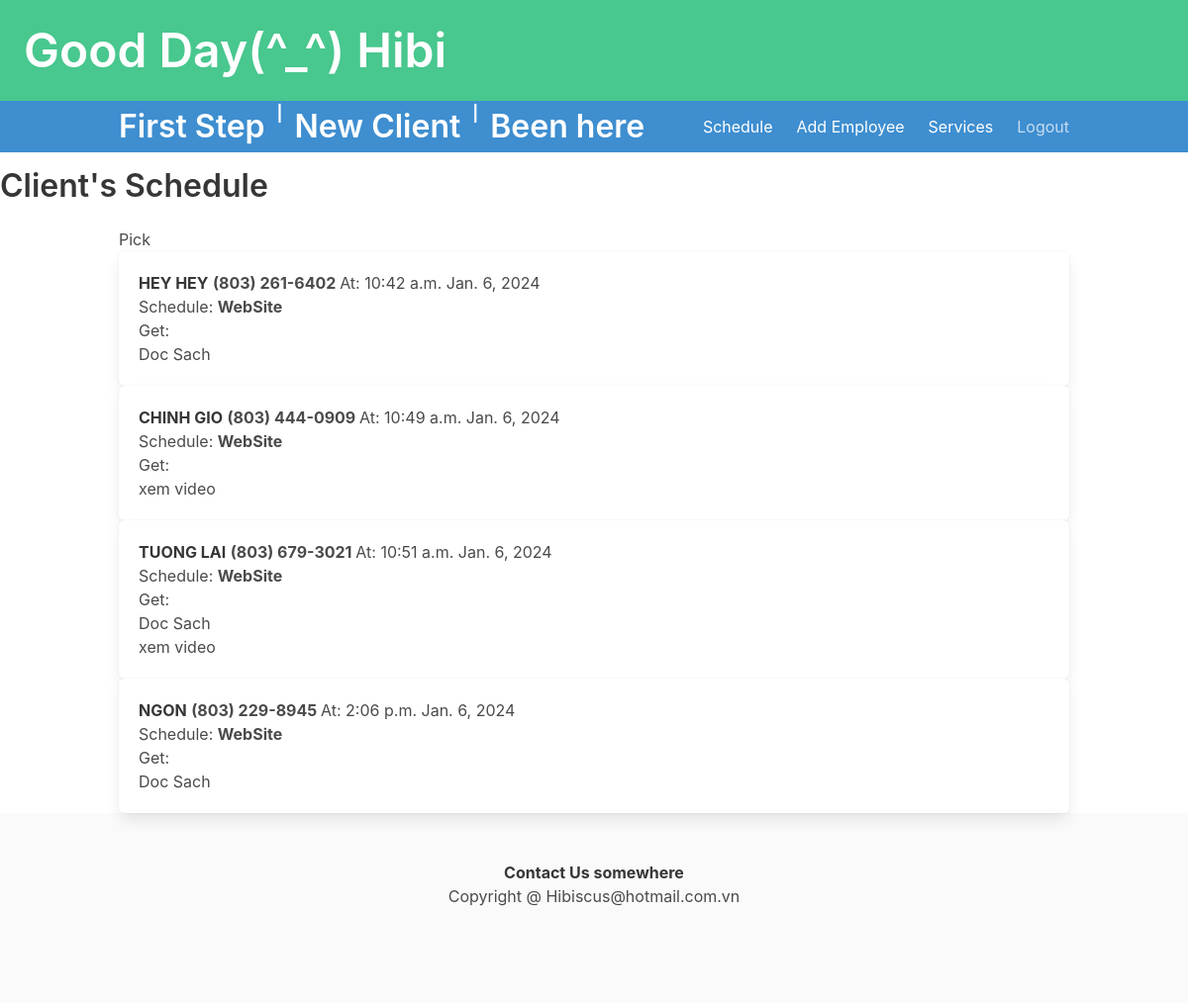
The page /dathen/all/ (signed in) on the database its author committed.
### ledger/models.py (models this page shows, shortened)
class Khach(models.Model):
    class Status(models.TextChoices):
        online = "WebSite"
        cancel = "Cancel"
    full_name = models.CharField(max_length=25)
    phone = PhoneNumberField()
    email = models.EmailField(max_length=40, null=True, blank=True)
    technician = models.ForeignKey(Technician, on_delete=models.DO_NOTHING, null=True, blank=True, related_name='khachs')
    diem = models.PositiveIntegerField(default=0)
    ngaydau = models.DateTimeField(editable=False,auto_now_add=True)
    desc = models.TextField(max_length=250,blank=True, null=True)
    services = models.ManyToManyField("Service", blank=True, related_name="khachs")
    status = models.CharField(choices=Status.choices, max_length=12, default=Status.online)
    day_comes = models.DateField()
    time_at = models.TimeField()
    class Meta:
        unique_together = ('full_name','phone',)
        ordering = ['full_name','-day_comes']

class Service(models.Model):
    dichVu = models.CharField(max_length=30)
    gia = models.FloatField()
    thoiGian = models.DurationField()
    owner = models.ForeignKey(settings.AUTH_USER_MODEL, on_delete=models.CASCADE)
    def __str__(self) -> str:
        return self.dichVu

### datHen/views.py (the view)
# urls.py: path('all/', DatHenView.as_view(), name='listHen' ),
class DatHenView(View):
    template_name = 'datHen/dathenview.html'
    def get(self, request):
        hnay = Khach.objects.filter(day_comes=datetime.today()).order_by("time_at")
        allKhachHen = {'khachHen': hnay }
        return render(request, self.template_name, allKhachHen)

### datHen/templates/datHen/dathenview.html (shortened to what this page needs)
{% extends 'base.html' %}
{% load crispy_forms_tags %}
{% block nutChinh %}
<a class="navbar-item" href="{% url 'datHen:first_step' %}"><h1 class='title'>First Step</h1></a>
<strong>|</strong>
<a class="navbar-item" href="{% url 'datHen:schedule' %}"><h1 class='title'>New Client</h1></a>
<strong>|</strong>
<a class="navbar-item" href="{% url 'datHen:find_client' %}"><h1 class='title'>Been here</h1></a>
{% endblock nutChinh %}
{% block headding %}
    <h1 class='title'>Client's Schedule</h1>
{% endblock headding %}
{% block content %}
    <div>
        Pick {{ day }}
    </div>
    {% if khachHen %}
    {% for khach in khachHen %}
    <ul>
    <div class='box'>
        <div ><strong>{{ khach.full_name }}</strong> <b> {{ khach.phone }} </b><span>At: {{ khach.time_at }}</span>
            <span> {{khach.day_comes }} </span>
         </div>
         {% if khach.status == "Cancel" %}
         <div class="text-danger">Canceled</div>
         {% else %}
        <p>Schedule: <b>{{ khach.status }} </b></p>
        {% endif %}
        Get: {% if khach.services %}
        {% for dichvu in khach.services.all %}
        <li>{{ dichvu }} </li>
        {% endfor %}
        {% endif %}
    </div>
</ul>
        {% endfor %}
    {% endif %}
{% endblock content %}
{% block footer %}
    <strong>Contact Us somewhere</strong>
{% endblock footer %}

### ledger/templates/base.html (shortened to what this page needs)
<!DOCTYPE html>
<html>
    <head>
        <link rel="stylesheet" href="">
        <link rel="stylesheet" href="https://cdn.jsdelivr.net/npm/bulma@0.9.3/css/bulma.min.css">
    </head>
    <body>
        <a href="{% url 'ledger:index' %}">
        <section class="hero is-small is-success mb-4">
            <div class="hero-body">
                <h1 class="title is-1">Good Day(^_^) {{ user.username | default:'You'}} </h1>
            </div>
            <section class="hero is-info is-large">
              <div class="hero-head">
                <nav class="navbar">
                  <div class="container">
                    <div class="navbar-brand">
                      {% block nutChinh %}{% endblock nutChinh %}
                    </div>
                    <div id="navbarMenuHeroB" class="navbar-menu">
                      <div class="navbar-end">
                         <a class="navbar-item" href="{% url 'datHen:listHen' %}">
                          Schedule
                        </a>
                        <a class="navbar-item" href="{% url 'ledger:add_employee' %}">
                          Add Employee
                        </a>
                        <a class="navbar-item" href="{% url 'ledger:services' %}">
                          Services
                        </a>
                        <span class="navbar-item">
                            {% if user.is_authenticated %}
                            <a href=" {% url 'logout' %}">Logout</a>
                            {% else %}
                            <a href=" {% url 'login' %}">Please Login</a>
                            {% endif %}
                        </span>
                      </div>
                    </div>
                  </div>
                </nav>
              </div>
            </section>
        </section>
    </a>
    {% block headding %}
    {% endblock headding %}
        <div class="container">
                {% block content %}
                {% endblock content %}
        </div>
    </body>
    <footer class="footer">
      <div class="content has-text-centered">
        <p>
          {% block footer %}
          {% endblock footer %}
        </p>
        Copyright @ Hibiscus@hotmail.com.vn
      </div>
    </footer>
</html>

### rows shown on the page
Khach: full_name "HEY HEY", phone "(803) 261-6402", time_at "10:42 a.m.", day_comes "Jan. 6, 2024", status "WebSite"
Service: dichVu "Doc Sach"
Khach: full_name "CHINH GIO", phone "(803) 444-0909", time_at "10:49 a.m.", day_comes "Jan. 6, 2024", status "WebSite"
Service: dichVu "xem video"
Khach: full_name "TUONG LAI", phone "(803) 679-3021", time_at "10:51 a.m.", day_comes "Jan. 6, 2024", status "WebSite"
Khach: full_name "NGON", phone "(803) 229-8945", time_at "2:06 p.m.", day_comes "Jan. 6, 2024", status "WebSite"

### other values the page prints
{{ user.username | default:'You' }} "Hibi"
